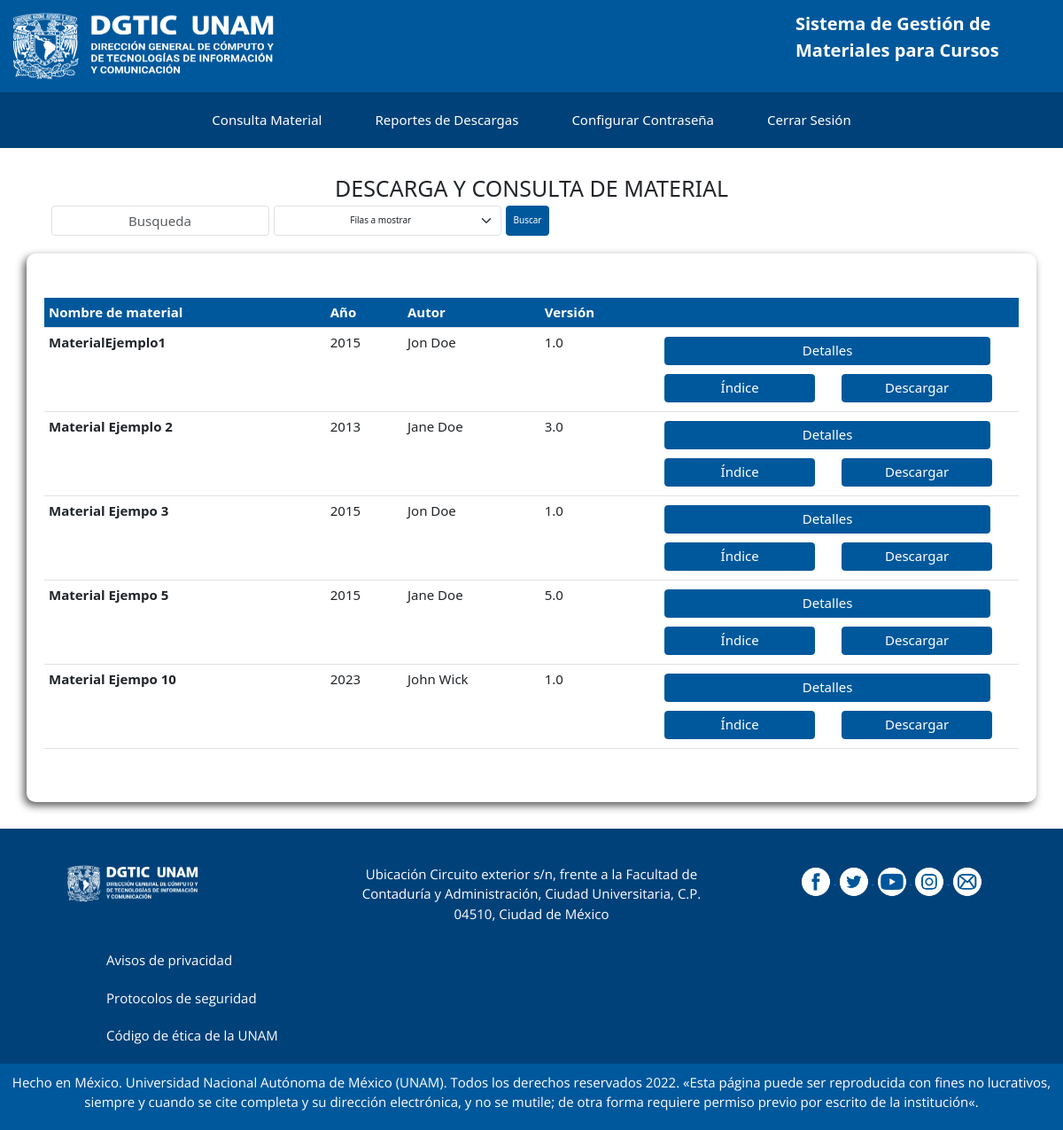
Page /view/CE/CE-manage-material.php (signed in) on the earlier database version.
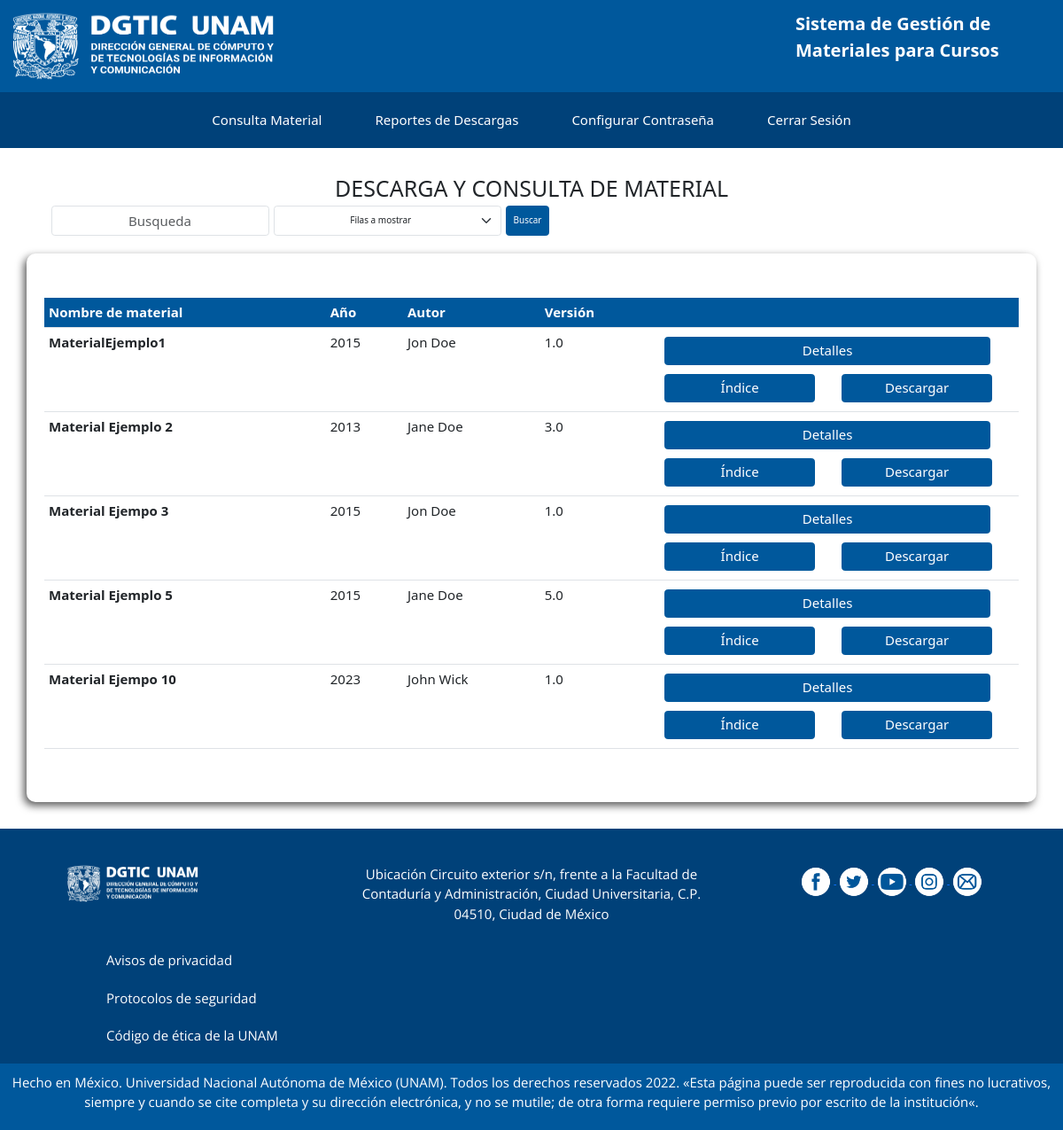
Same page on the later database version.
### tables this page shows
CREATE TABLE `material` (
  `Material_Id` int(11) NOT NULL,
  `MaterialNombre` varchar(255) NOT NULL,
  `MaterialEstado` tinyint(1) NOT NULL DEFAULT 1,
  `MaterialISBN` char(13) NOT NULL DEFAULT 'N/A',
  `MaterialTiraje` int(11) NOT NULL DEFAULT 0,
  `MaterialAutor` varchar(100) NOT NULL,
  `MaterialVersion` varchar(50) NOT NULL,
  `MaterialEdicion` int(11) DEFAULT NULL,
  `MaterialPaginas` int(11) DEFAULT NULL,
  `Area_Id` int(11) NOT NULL,
  `MaterialPDF` varchar(255) NOT NULL,
  `MaterialIndice` varchar(255) NOT NULL
);

### models/Qselect/select-material.php (called while the page is built, shortened)
<?php
    class SelectMaterials{
        public $connection;
        public function __construct()
        {
            $this -> connection = new Conexion();
        }
        public function getMaterialsAll(){
            try {
                $connect = $this->connection -> conectar();
                $connect->setAttribute(PDO::ATTR_ERRMODE, PDO::ERRMODE_EXCEPTION);
                $query = "SELECT Material_Id, MaterialNombre, MaterialEstado, MaterialISBN, MaterialTiraje, MaterialAutor, MaterialVersion, MaterialEdicion, MaterialPaginas, MaterialPDF, MaterialIndice, secciones.SeccionNombre, area.AreaNombre, area.Seccion_Id FROM material JOIN area ON material.Area_Id=area.Area_Id JOIN secciones ON area.Seccion_Id=secciones.Seccion_Id";
                $queryP = $connect -> prepare($query);
                $queryP -> execute();
                $resultado = $queryP->fetchAll(PDO::FETCH_ASSOC);
            } catch (PDOException $ex) {
                echo 'Error: ' .$ex->getMessage() . die();
            }
            return $resultado;
        }
    }
?>

### controllers/validation/php/validate-searchMaterial.php (called while the page is built)
<?php
    $materials = new SelectMaterials();
    if (isset($_POST['searchInput'])) {
        $search = trim($_POST['Busqueda'],  ' \0\x0');
        $files = $_POST['Filas'];
        $infoMaterials = $materials->getMaterialSearch($search, $files);
    }else{
        $infoMaterials = $materials->getMaterialsAll();
    }
?>

### view/layouts/templates/manage-material-templateCE.php (the view, shortened to what this page needs)
<div class="container sombra gestionar-material">
    <table class="table">
        <thead class="encabezado">
            <tr>
                <th scope="col">Nombre de material</th>
                <th scope="col">Año</th>
                <th scope="col">Autor</th>
                <th scope="col">Versión</th>
                <th scope="col"> </th>
            </tr>
        </thead>
        <tbody>
            <?php
            foreach ($infoMaterials as $infoMaterials) {
                $i = $i + 1; ?>
                <tr scope="col">
                    <th><?php echo $infoMaterials['MaterialNombre']; ?></th>
                    <td><?php echo $infoMaterials['MaterialEdicion']; ?></td>
                    <td><?php echo $infoMaterials['MaterialAutor']; ?></td>
                    <td><?php echo $infoMaterials['MaterialVersion']; ?></td>
                    <td>
                        <button type="button" class="btn btn-primary btn-tabla btn-CE" data-bs-toggle="modal" data-bs-target="#staticBackdrop<?php echo $infoMaterials['Material_Id']; ?>" value=<?php echo $infoMaterials['Material_Id']; ?>>
                            Detalles
                        </button>
                        <div class="btn-tabla-container">
                            <a href=<?php echo $infoMaterials['MaterialIndice']; ?>>
                                <button type="button" class="btn btn-primary btn-tabla">Índice</button>
                            </a>
                            <button type="button" class="btn btn-primary btn-tabla">Descargar</button>
                        </div>
                    </td>
                </tr>
            <?php } ?>
        </tbody>
    </table>
</div>

Differences in the rows shown:
changed material: MaterialNombre "Material Ejempo 5" → "Material Ejemplo 5"
